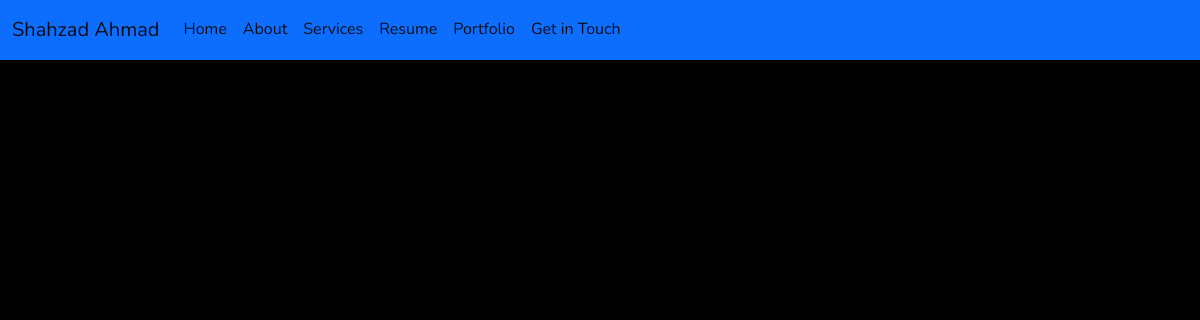
Before: /service with the older database file.
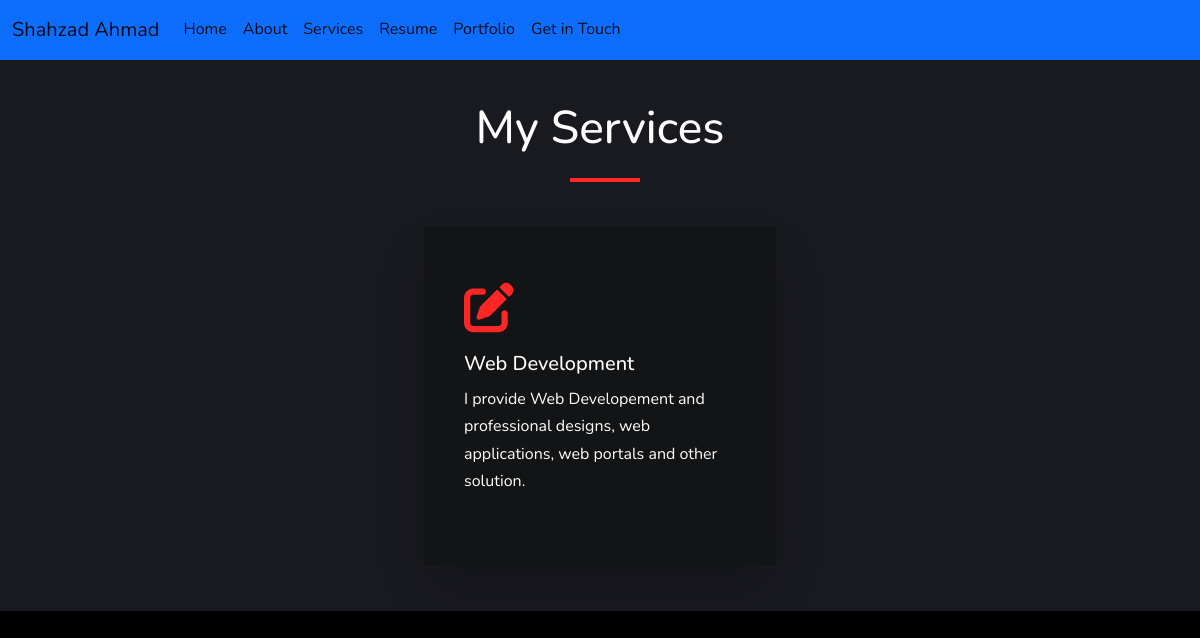
After: the same page with the newer database file.
### portfolio/models.py (models this page shows)
class Service(models.Model):
    service = models.CharField(max_length=50)
    description = models.CharField(max_length=2083)

### portfolio/views.py (the view)
# urls.py: path('service', views.service, name='service'),
def service(request):
    services = Service.objects.all()
    return render(request, 'services.html', {'services': services})

### portfolio/templates/services.html (shortened to what this page needs)
{% extends 'base.html' %}
{% block content %}
<!doctype html>
<html lang="en">
<head>
    <link href="https://cdn.jsdelivr.net/npm/bootstrap@5.2.0/dist/css/bootstrap.min.css" rel="stylesheet"
>
    <link rel="stylesheet" href="https://cdnjs.cloudflare.com/ajax/libs/OwlCarousel2/2.3.4/assets/owl.carousel.min.css"
 />
    <link rel="stylesheet"
        href="https://cdnjs.cloudflare.com/ajax/libs/OwlCarousel2/2.3.4/assets/owl.theme.default.min.css"
 />
    <link rel="stylesheet" href="https://unpkg.com/aos@next/dist/aos.css" />
</head>
<body>
    {% for service in services %}
    <section id="services">
        <div class="heading-wrapper">
            <div class="heading">
                <h2>My Services</h2>
            </div>
            <div class="animate-bar"></div>
        </div>
        <div class="container">
            <div class="service-card" data-aos="fade-right" data-aos-duration="1200" data-aos-easing="ease-in-out">
                <div class="card-content">
                    <i class="fa-solid fa-pen-to-square"></i>
                    <h5> {{ service.service}} </h5>
                    <p> {{ service.description }} </p>
                </div>
            </div>
    </section>
    {% endfor %}
</body>
</html>
{% endblock %}

Changed rows visible on the page:
added Service: service "Web Development", description "I provide Web Developement and professional designs, web applications, web portals and other solution."
